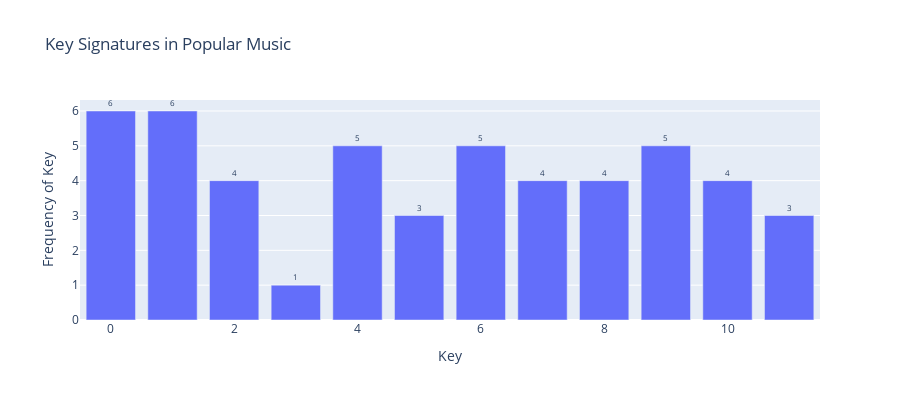

Notebook source saved alongside this figure:
### Code cell
import plotly.express as px
import pandas as pd
import csv

fd=pd.read_csv('/Users/lucastembras/Desktop/Spotify API Test/songs.csv')
freq=[0]*12
keys=[0,1,2,3,4,5,6,7,8,9,10,11]
for key in fd['Key']: 
    freq[key]+=1
fig=px.bar(fd, y=freq, x=keys,
          labels={'y':'Frequency of Key', 'x':'Key'}, text = ['C', 'C♯/D♭', 'D', 'E♭', 'E', 'F', 'F♯/G♭', 'G', 'A♭', 'A', 'B♭', 'B/C♭'], height=400, text_auto='0.1s', title="Key Signatures in Popular Music", facet_col_spacing=0)
fig.update_traces(textfont_size=8, textposition="outside")
fig.show()

### Figure 1 — Plotly figure (JSON) as saved in the notebook; plotly's stock layout.template omitted (floating-point values rounded to 4 significant figures)
{"data": [{"alignmentgroup": "True", "hovertemplate": "Key=%{x}<br>Frequency of Key=%{y}<br>text=%{text}<extra></extra>", "legendgroup": "", "marker": {"color": "#636efa", "pattern": {"shape": ""}}, "name": "", "offsetgroup": "", "orientation": "v", "showlegend": false, "text": ["C", "C♯/D♭", "D", "E♭", "E", "F", "F♯/G♭", "G", "A♭", "A", "B♭", "B/C♭"], "textfont": {"size": 8}, "textposition": "outside", "texttemplate": "%{y:0.1s}", "type": "bar", "x": [0, 1, 2, 3, 4, 5, 6, 7, 8, 9, 10, 11], "xaxis": "x", "y": [6, 6, 4, 1, 5, 3, 5, 4, 4, 5, 4, 3], "yaxis": "y"}], "layout": {"barmode": "relative", "height": 400, "legend": {"tracegroupgap": 0}, "title": {"text": "Key Signatures in Popular Music"}, "xaxis": {"anchor": "y", "domain": [0, 1], "title": {"text": "Key"}}, "yaxis": {"anchor": "x", "domain": [0, 1], "title": {"text": "Frequency of Key"}}}}
